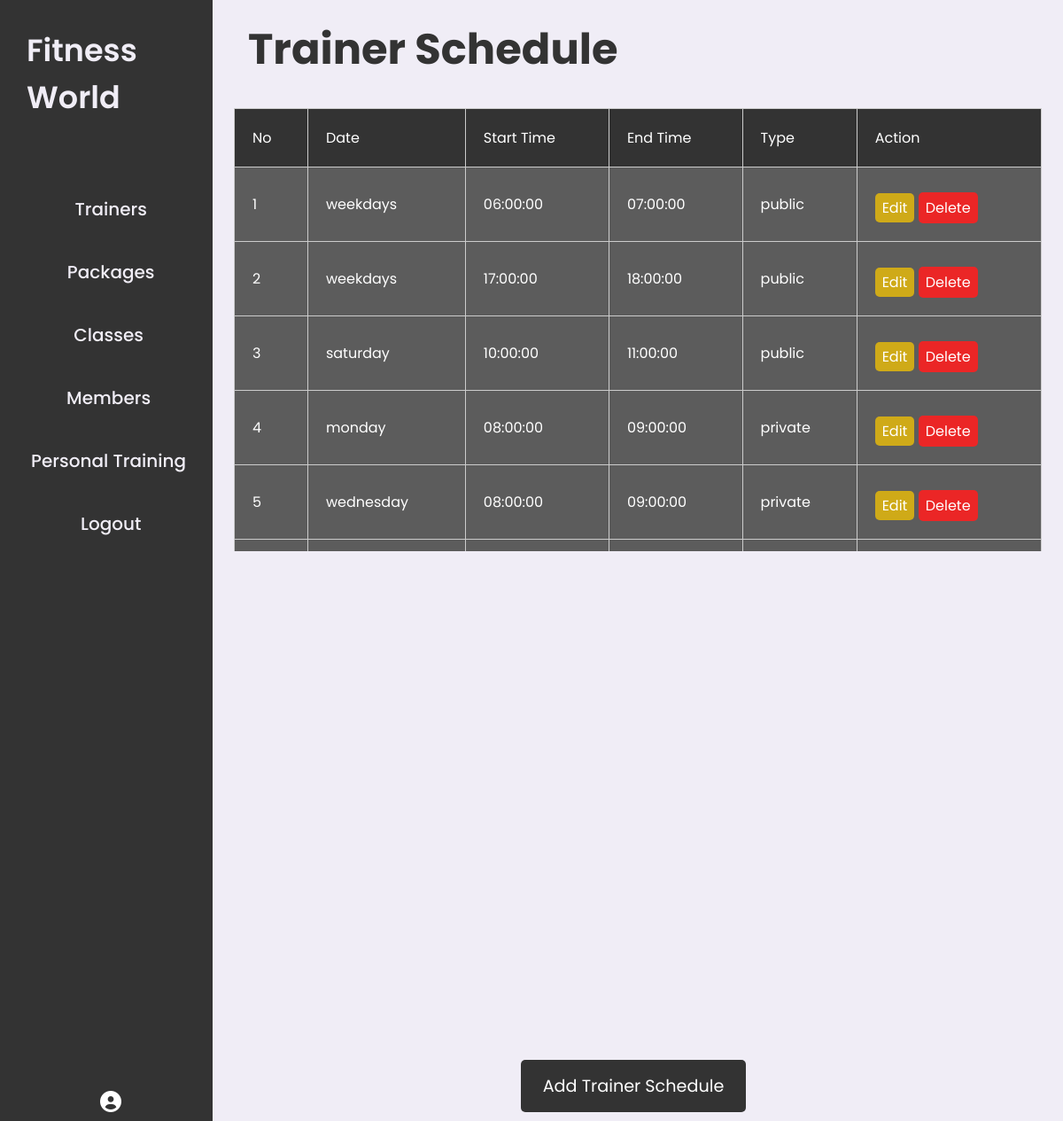
/admin/viewTrainerSchedule.php?trainerID=1, run on the app's committed database.
### tables this page shows
CREATE TABLE `trainingschedules` (
  `scheduleID` int(11) NOT NULL,
  `trainerID` int(11) DEFAULT NULL,
  `timeslotID` int(11) DEFAULT NULL,
  `availableDate` enum('weekdays','saturday','monday','tuesday','wednesday','thursday','friday') DEFAULT NULL,
  `sessionType` enum('private','public','','') DEFAULT NULL,
  `enrollmentID` int(11) DEFAULT NULL,
  `sessionStatus` varchar(100) NOT NULL DEFAULT 'Active'
);

CREATE TABLE `timeslots` (
  `timeslotID` int(11) NOT NULL,
  `startTime` time DEFAULT NULL,
  `endTime` time DEFAULT NULL
);

### admin/viewTrainerSchedule.php (the view, shortened to what this page needs)
<?php
include('../connection.php');
$trainerID = $_GET['trainerID'];
$query = "SELECT trainingschedules.scheduleID, trainingschedules.availableDate, trainingschedules.sessionType, timeslots.startTime, timeslots.endTime
          FROM trainingschedules
          INNER JOIN timeslots ON trainingschedules.timeSlotID = timeslots.timeSlotID
          WHERE trainingschedules.trainerID = ?
          ORDER BY trainingschedules.scheduleID ASC";
$stmt = $con->prepare($query);
$stmt->bind_param('i', $trainerID);
$stmt->execute();
$result = $stmt->get_result();
$schedules = $result->fetch_all(MYSQLI_ASSOC);
?>
<!DOCTYPE html>
<html lang="en">
<head>
    <link rel="stylesheet" href="../assets/css/styleadmin.css">
    <link rel="stylesheet" href="https://cdnjs.cloudflare.com/ajax/libs/font-awesome/6.0.0-beta3/css/all.min.css">
</head>
<body>
    <div class="admin-container">
        <?php include("sidemenu.php"); ?>
        <div class="content">
            <div class="content-header">
                <h1>Trainer Schedule</h1>
            </div>
            <div class="content-section">
                <table class="event-table">
                    <thead>
                        <tr>
                            <th>No</th>
                            <th>Date</th>
                            <th>Start Time</th>
                            <th>End Time</th>
                            <th>Type</th>
                            <th>Action</th>
                        </tr>
                    </thead>
                    <tbody>
                        <?php
                        if ($schedules) {
                            $count = 1;
                            foreach ($schedules as $schedule) {
                                echo "<tr>
                                        <td>{$count}</td>
                                        <td>{$schedule['availableDate']}</td>
                                        <td>{$schedule['startTime']}</td>
                                        <td>{$schedule['endTime']}</td>
                                        <td>{$schedule['sessionType']}</td>
                                        <td>
                                            <a href='editSchedule.php?scheduleID={$schedule['scheduleID']}' class='edit-button'>Edit</a>
                                            <form method='post' action='' style='display:inline-block;'>
                                                <input type='hidden' name='scheduleID' value='{$schedule['scheduleID']}'>
                                                <input type='hidden' name='trainerID' value='{$trainerID}'>
                                                <button type='submit' name='delete' class='delete-button'>Delete</button>
                                            </form>
                                        </td>
                                    </tr>";
                                $count++;
                            }
                        } else {
                            echo "<tr><td colspan='6'>No data available</td></tr>";
                        }
                        ?>
                    </tbody>
                </table>
            </div>
            <div class="bottom-box">
                <a href="newTrainerSchedule.php?trainerID=<?php echo $trainerID?>"><button class="button-main">Add Trainer Schedule</button></a>
            </div>
        </div>
    </div>
</body>
</html>

### assets/css/styleadmin.css (style rules this page uses)
* { margin: 0; padding: 0; box-sizing: border-box; list-style: none; font-family: "Poppins", sans-serif; font-weight: 400; font-style: normal; text-decoration: none; font-size: 16px; }
:root { --lightpurple: #4d4d4d; --darkblue: #333; --silver: #f0edf6; --hover: rgb(43, 43, 43); --white: #ADBBDA; --middle:#5c5c5c; --main-color: #009ef9; }
body { width: 100%; height: 100vh; display: flex; }
.admin-container { display: flex; width: 100%; height: 100vh; }
.content { background-color: var(--silver); flex: 1; overflow-y: auto; }
.content-header { background-color: var(--ash); padding: 20px 40px; }
.content-header h1 { font-size: 3rem; font-weight: bold; color: var(--darkblue); }
.content-section { margin-top: 10px; max-height: 500px; overflow: scroll; }
.edit-button { font-size: 16px; background-color: #cfaa18; color: white; border: none; border-radius: 5px; padding: 5px 8px; cursor: pointer; }
.delete-button { font-size: 16px; background-color: red; color: white; border: none; border-radius: 5px; padding: 3px 8px; cursor: pointer; }
.event-table { width: 100%; border-collapse: collapse; }
.event-table thead { padding: 20px; }
.event-table, .event-table th, .event-table td { border: 1px solid var(--primary-color); }
.event-table th { border: 1px solid #ccc; padding: 20px; background-color: var(--darkblue); color: white; text-align: left; font-size: 16px; }
.event-table td { border: 1px solid #ccc; color: white; padding: 20px; background-color: var(--middle); font-size: 16px; text-align: left; }
.event-table { width: 95%; }
.event-table th, .event-table td { border: 1px solid #ccc; font-size: 16px; text-align: left; }
.content-section { display: flex; justify-content: center; }
.delete-button { margin-top: 8px; background-color: #eb2626; color: white; border: none; padding: 5px 8px; cursor: pointer; text-align: center; }
.bottom-box { position: absolute; width: 80%; bottom: 0%; display: flex; justify-content: center; align-items: center; gap: 2rem; height: 80px; }
.button-main { background-color: var(--darkblue); color: white; padding: 15px 25px; cursor: pointer; border: none; outline: none; border-radius: 5px; font-size: 1.2rem; transition: background-color 0.3s ease; margin-right: 10px; }
a { color: white; }

### data on the page
trainingschedules: availableDate "weekdays", timeslotID.startTime "06:00:00", timeslotID.endTime "07:00:00", sessionType "public"
trainingschedules: availableDate "weekdays", timeslotID.startTime "17:00:00", timeslotID.endTime "18:00:00", sessionType "public"
trainingschedules: availableDate "saturday", timeslotID.startTime "10:00:00", timeslotID.endTime "11:00:00", sessionType "public"
trainingschedules: availableDate "monday", timeslotID.startTime "08:00:00", timeslotID.endTime "09:00:00", sessionType "private"
trainingschedules: availableDate "wednesday", timeslotID.startTime "08:00:00", timeslotID.endTime "09:00:00", sessionType "private"
